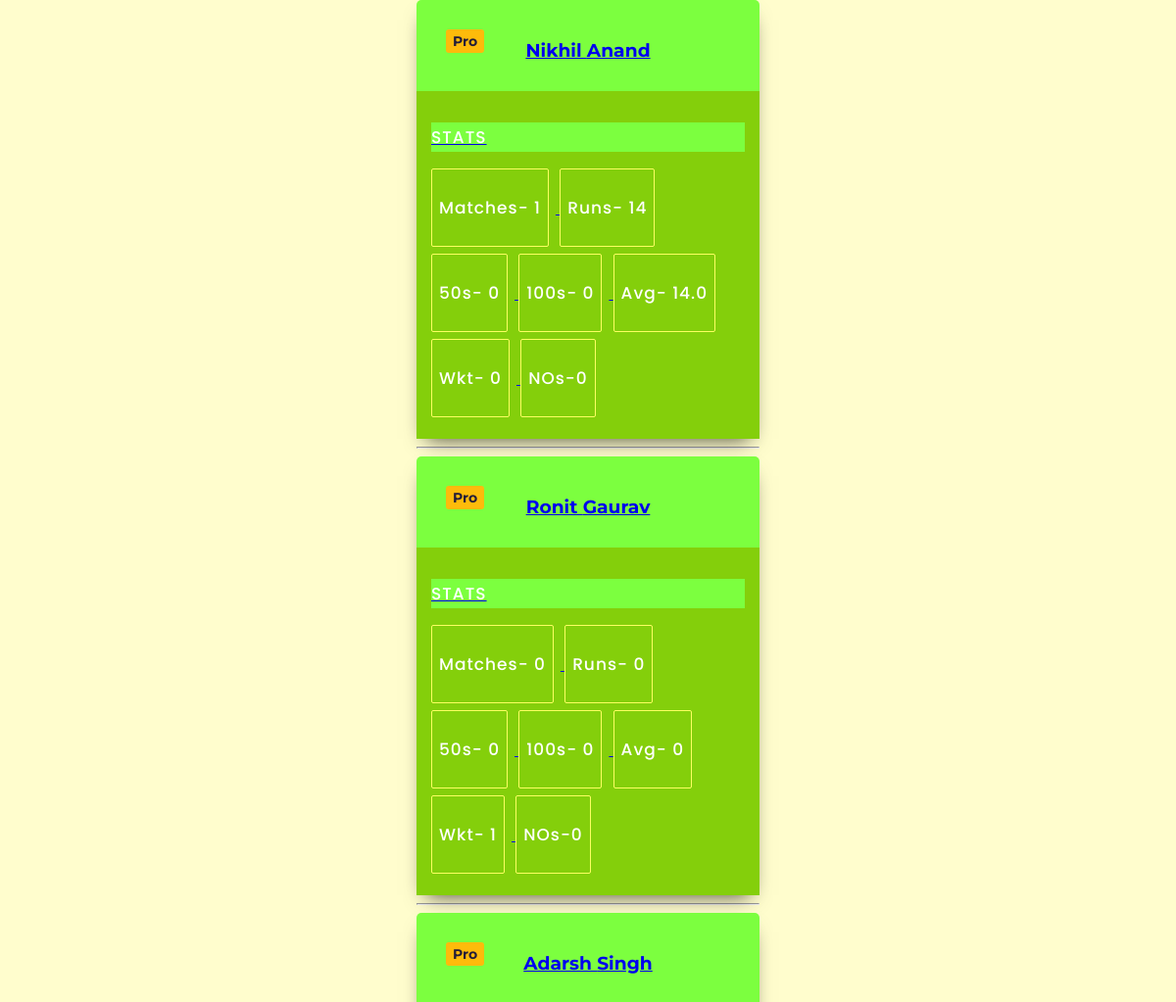
Before: / (upper part) with the older database file.
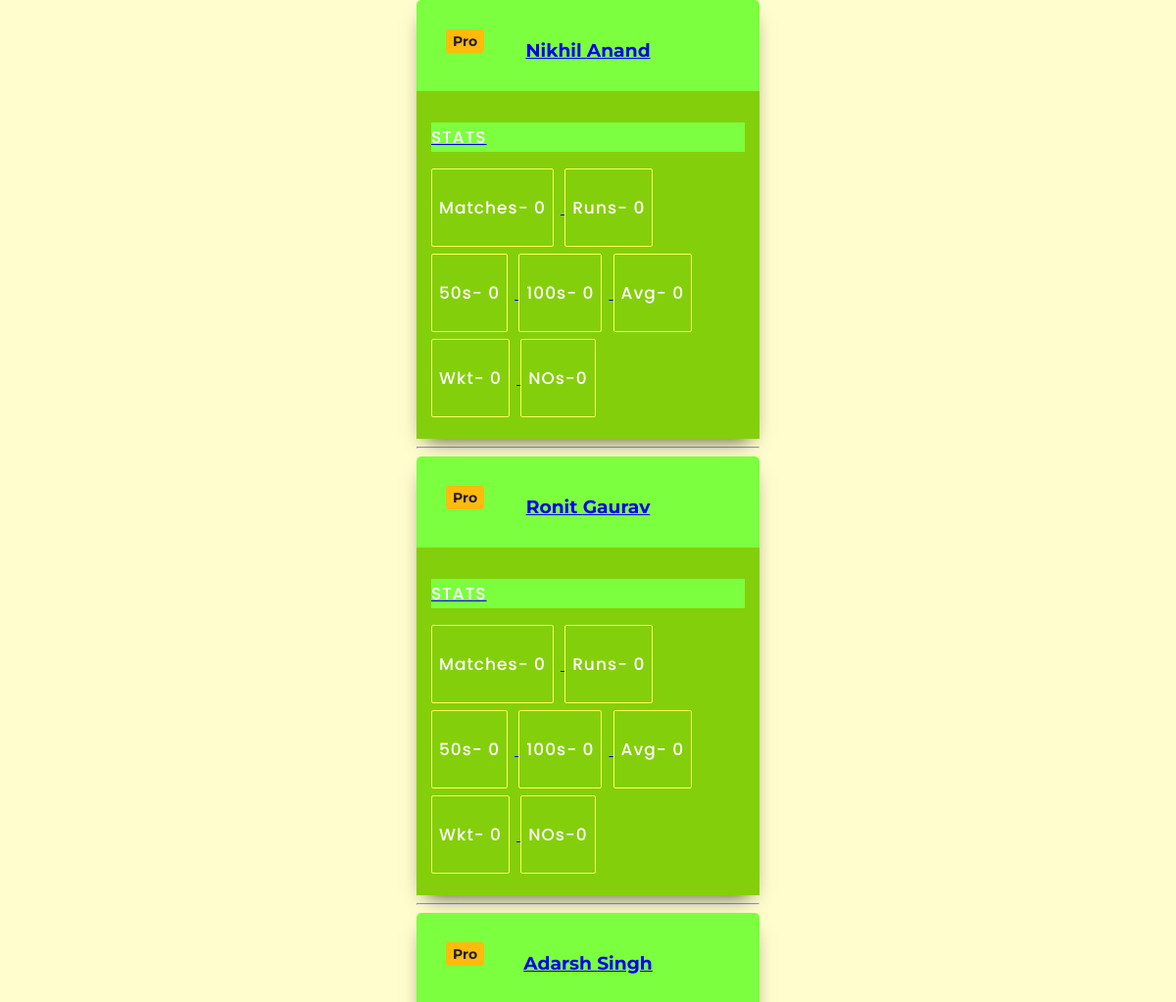
After: the same page with the newer database file.
### Matches/models.py (models this page shows, shortened)
class Player(models.Model):
    first_name = models.CharField(max_length=30)
    last_name = models.CharField(max_length=30)
    runs = models.IntegerField(default=0)
    fifties = models.IntegerField(default=0)
    hundreds = models.IntegerField(default=0)
    wickets = models.IntegerField(default=0)
    matches = models.IntegerField(default=0)
    notouts = models.IntegerField(default=0)
    def average(self):
        if self.matches==0:
            return 0
        if self.matches-self.notouts<=0:
            return self.runs
        return round(self.runs/(self.matches-self.notouts),2)

### Matches/views.py (the view)
# urls.py: path('',views.index,name='home'),
def index(request):
    players = Player.objects.all().order_by('-matches','-runs')
    context = {'players':players}
    return render(request,'index.html',context)

### templates/index.html (shortened to what this page needs)
{% load static %}
<!DOCTYPE html>
<html lang="en">
	<head>
		<link rel="stylesheet" href="{% static 'styles.css' %}">
	</head>
    <body>
    <div>
            {% for player in players %}
                <div class="card-container">
                <a href="{% url 'show' pk=player.pk %}">
                    <span class="pro">Pro</span>
                    <h3>{{ player.first_name }} {{ player.last_name }}</h3>
                    <div class="skills" style="color: #7cff3f">
                        <h6  style="color: #ecedf3"><p>STATS</p></h6>
                        <ul>
                            <li style="color: #ecedf3" ><p>Matches- {{ player.matches }}</p></li>
                            <li style="color: #ecedf3"><p>Runs- {{ player.runs }}</p></li>
                            <li style="color: #ecedf3"><p>50s- {{ player.fifties }}</p></li>
                            <li style="color: #ecedf3"><p>100s- {{ player.hundreds }}</p></li>
                            <li style="color: #ecedf3"><p>Avg- {{ player.average }}</p></li>
                            <li style="color: #ecedf3"><p>Wkt- {{ player.wickets }}</p></li>
                            <li style="color: #ecedf3"><p>NOs-{{ player.notouts }}</p></li>
                        </ul>
                    </div>
                     </a>
                </div>
                <hr>
            {% endfor %}
    </body>
</html>

### static/styles.css (style rules this page uses)
* { box-sizing: border-box; }
:root { --white: #ffffff; --light: #f0eff3; --black: #000000; --dark-blue: #716f70; --dark-light: #36cf34; --red: #da2c4d; --yellow: #f8ab37; --grey: #ecedf3; }
body { background-color: #fffdcd; font-family: Montserrat, sans-serif; display: flex; align-items: center; justify-content: center; min-height: 100vh; margin: 0; -webkit-transition: all 300ms linear; transition: all 300ms linear; }
h3 { margin: 10px 0; background-color: #7cff3f; }
h6 { margin: 5px 0; text-transform: uppercase; background-color: #7cff3f; }
p { font-family: 'Poppins', sans-serif; font-size: 17px; line-height: 30px; color: var(--white); letter-spacing: 1px; font-weight: 500; -webkit-transition: all 300ms linear; transition: all 300ms linear; }
.card-container { background-color: #7cff3f; border-radius: 5px; box-shadow: 0px 10px 20px -10px rgba(0, 0, 0, 0.75); color: #b3b8cd; padding-top: 30px; position: relative; width: 350px; max-width: 100%; text-align: center; }
.card-container .pro { color: #231e39; background-color: #febb0b; border-radius: 3px; font-size: 14px; font-weight: bold; padding: 3px 7px; position: absolute; top: 30px; left: 30px; }
.skills { background-color: #84cf0b; text-align: left; padding: 15px; margin-top: 30px; }
.skills ul { list-style-type: none; margin: 0; padding: 0 }
.skills ul li { border: 1px solid #fcff62; border-radius: 2px; display: inline-block; font-size: 12px; margin: 0 7px 7px 0; padding: 7px; }

Changed rows visible on the page:
changed Player "Nikhil": matches "1" → "0"; runs "14" → "0"; average "14.0" → "0"
changed Player "Ronit": wickets "1" → "0"
